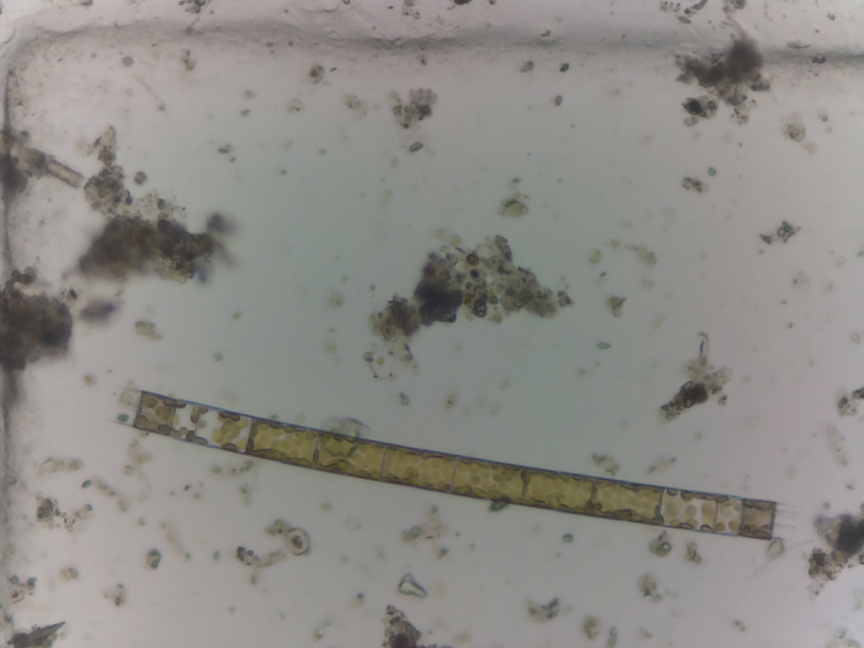
#> input picture beta/marker/dataset/[160112_161737]_01.jpg, 2592 x 1944 px (shown at 1/3 size); its folder holds 4 pictures in this run
$ python algae_mark.py   (Python 2 division)
#> lines starting #> are read from the running program, lines starting #| are printed output that depends on the picture; after the words box and inside, x2 and y2 are one past the last pixel; in counts of white or black regions, pixels touching at a corner belong together
# -*- coding: utf-8 -*-
"""
Created on Sat Jun 18 10:21:22 2016

@author: Wasit
"""
import numpy as np
import cv2
import os
cmax=800
rmax=600
dataset_path=os.path.join('dataset')

cmap=np.array([
        ( 0  , 255, 255,  ),
        ( 64 , 177, 255,  ),
        ( 94 , 210, 94 ,  ),
        ( 40 , 39 , 214,  ),
        ( 150  , 0  , 255,  ),
        ( 0  , 255, 0  ,  ),
        ( 194, 119, 227,  ),
        ( 255, 0  , 0  ,  ),
        ( 34 , 189, 188,  ),
        ( 207, 190, 23 ,  ),])
def callback(event,x,y,flags,param):
    #print "event: %s"%event
    #print "(x, y), (flag param): (%d %d) (%d %s)"% (x, y,flags,param)
    #print cl.shape
    if flags==cv2.EVENT_FLAG_LBUTTON + cv2.EVENT_FLAG_CTRLKEY:
        r=8
        for i in xrange(-r,r):
            for j in xrange(-r,r):
                if np.sqrt( i**2 + j**2 )<r:
                    cl[y+j,x+i]=cc
                    ol[y+j,x+i] = cmap[cc-1]
    if flags==cv2.EVENT_FLAG_LBUTTON + cv2.EVENT_FLAG_ALTKEY:
        r=16
        for i in xrange(-r,r):
            for j in xrange(-r,r):
                if np.sqrt( i**2 + j**2 )<r:
                    cl[y+j,x+i]=0
                    ol[y+j,x+i] = im[y+j,x+i]

        #cv2.imshow('class',cl)
    if event==cv2.EVENT_LBUTTONDOWN:
        r=8
        for i in xrange(-r,r):
            for j in xrange(-r,r):
                if np.sqrt( i**2 + j**2 )<r:
                    cl[y+j,x+i]=cc
                    ol[y+j,x+i] = cmap[cc-1]
    cv2.imshow(window_name,ol)

def reload(flist,index):
#> called with index = 0
    oim=cv2.imread(flist[index])#BGR
#> oim is the input picture: shape (1944, 2592, 3); mean B, G, R 135.5, 139.9, 142

    #height, width, depth = im.shape
    #im=cv2.resize(im, (width/2, height/2),interpolation = cv2.INTER_CUBIC)
    im=cv2.resize(oim, (cmax,rmax),interpolation = cv2.INTER_CUBIC)
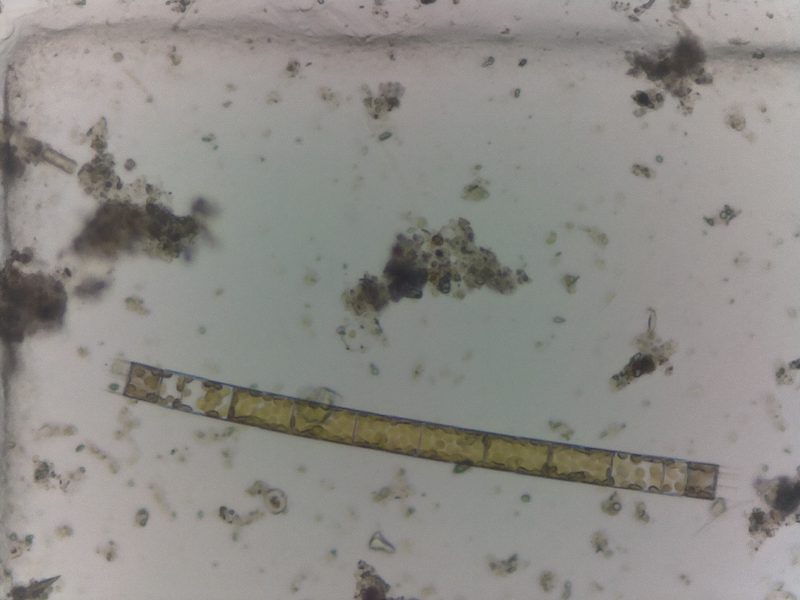
#> im: shape (600, 800, 3); mean B, G, R 135.5, 139.9, 142
    ol=im.copy()
    ocl=cv2.imread(flist[index][:-3]+'png',0)
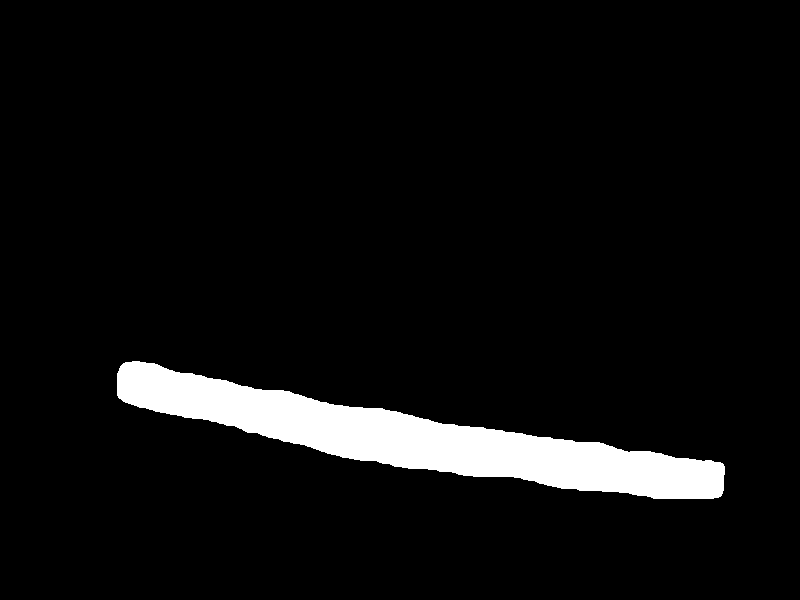
#> input picture beta/marker/dataset/[160112_161737]_01.png, 800 x 600 px
#> ocl: shape (600, 800); values 0 (black) and 1 (white), 5.9% white; 1 white region, box (x1, y1, x2, y2) and area: (117, 361, 725, 499) 28457

    #print cl.shape
    if ocl is None:# not found
         cl=np.zeros( (im.shape[0],im.shape[1]),dtype=np.uint8 )
    else:
        cl=cv2.resize(ocl, (cmax,rmax),interpolation = cv2.INTER_NEAREST )
        for x in xrange(cl.shape[1]):
                for y in xrange(cl.shape[0]):
                    if cl[y,x]:
                        ol[y,x] = cmap[cl[y,x]-1]
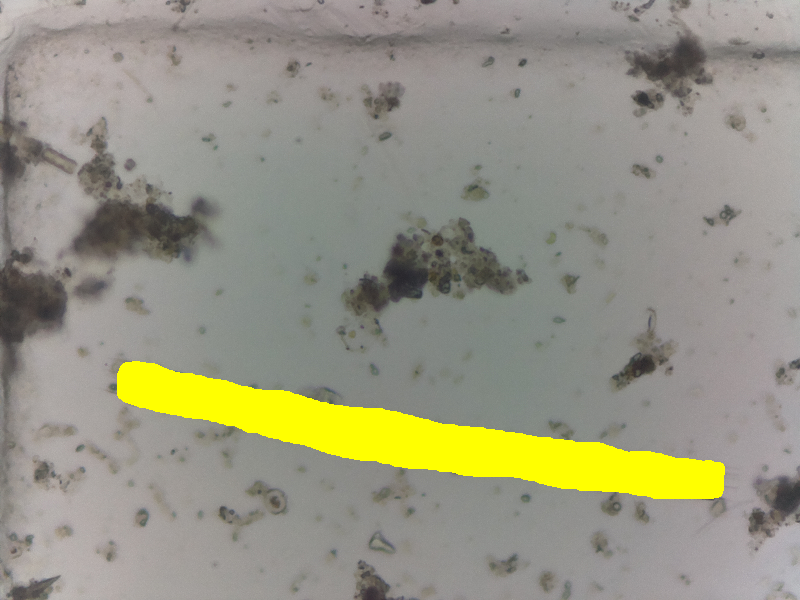
#> ol: shape (600, 800, 3); 5.93% of pixels changed, all inside (x1, y1, x2, y2) = (117, 361, 725, 499)
    return flist[index],im,cl,ol
if __name__=='__main__':
    import os, fnmatch
    fname=fnmatch.filter(os.listdir(dataset_path), '*.jpg')
    flist=[os.path.join(dataset_path,i) for i in fname]
    index=0

    filename,im,cl,ol=reload(flist, index)
#> filename = 'dataset/[160112_161737]_01.jpg'
    window_name="algae_marker"
    cv2.imshow(window_name, ol)
    #cv2.imshow('class',255*cl)
    cv2.setMouseCallback(window_name,callback)
    #Upkey : 2490368
    #DownKey : 2621440
    #LeftKey : 2424832
    #RightKey: 2555904
    key=''
    cc=1
    while key!= 27:
        key=cv2.waitKey(25)
#> (key Esc is pressed here)
        if key==48:
            cc=10
            print "class: %d"%cc
        elif 48<key<=57:
            cc=key-48
            print "class: %d"%cc
        elif key == 2424832:
            index=(index+len(flist)-1)%len(flist)
            filename,im,cl,ol=reload(flist, index)
            cv2.imshow(window_name, ol)
            print filename
        elif key ==2555904:
            index=(index+len(flist)+1)%len(flist)
            filename,im,cl,ol=reload(flist, index)
            cv2.imshow(window_name, ol)
            print filename
        elif key == ord(' '):
            f=filename[:-3]+'png'
            cv2.imwrite(f,cl)
            print '--saved to %s'%f
    cv2.destroyAllWindows()
